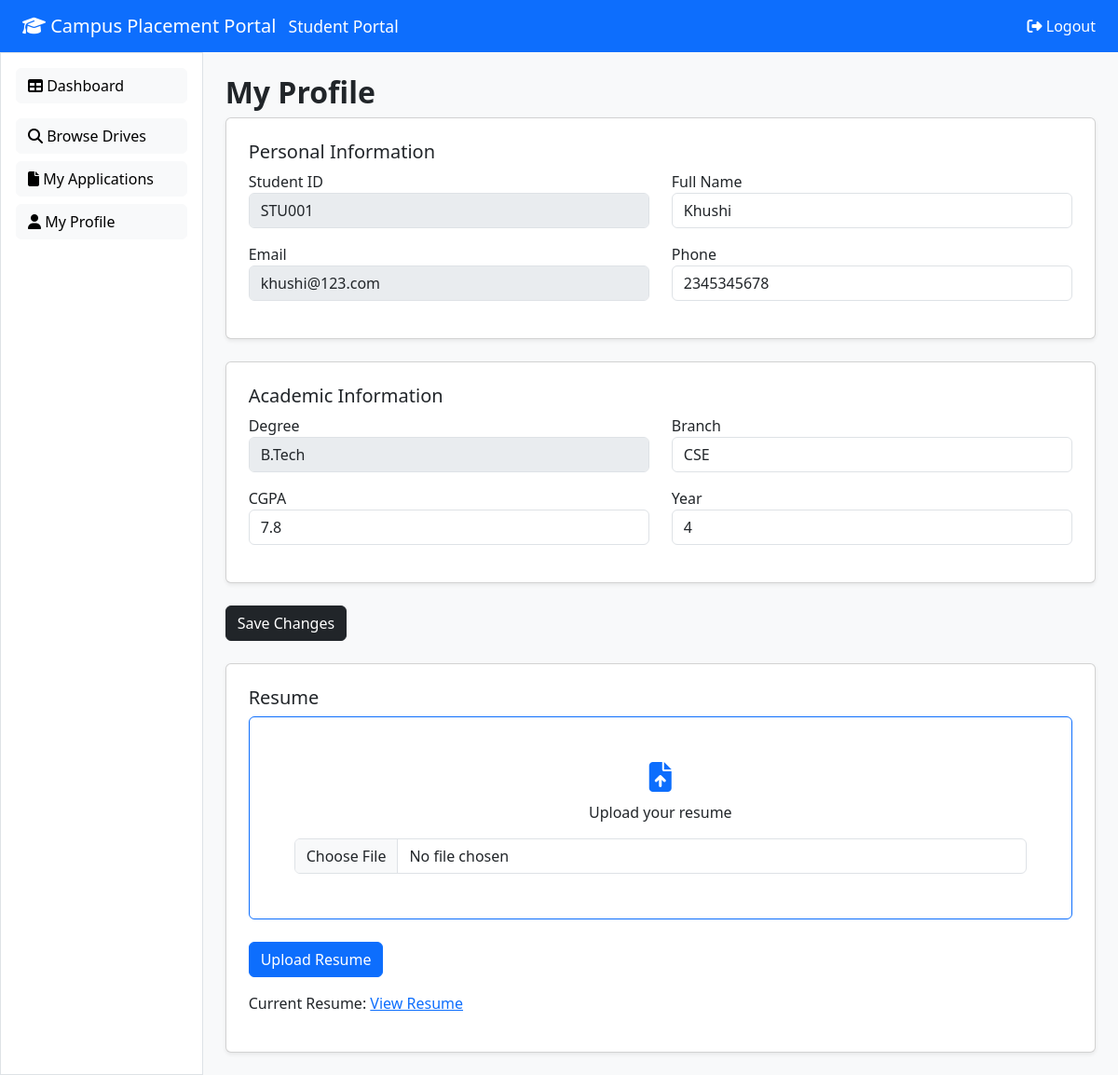
The page /student/profile (signed in) on the database its author committed.
### models.py (models this page shows, shortened)
class User(db.Model, UserMixin):
    id = db.Column(db.Integer, primary_key=True)
    name = db.Column(db.String(100), nullable=False)
    email = db.Column(db.String(100), unique=True, nullable=False)
    password = db.Column(db.String(200), nullable=False)
    role = db.Column(db.String(20), nullable=False)  # admin / student / company
    approved = db.Column(db.Boolean, default=False)
    active = db.Column(db.Boolean, default=True)
    student_id = db.Column(db.String(50))
    phone = db.Column(db.String(20))
    degree = db.Column(db.String(100))
    branch = db.Column(db.String(100))
    cgpa = db.Column(db.String(10))
    year = db.Column(db.String(10))
    resume = db.Column(db.String(200))
    hr_name = db.Column(db.String(100))
    hr_contact = db.Column(db.String(20))
    website = db.Column(db.String(200))
    description = db.Column(db.Text)
    applications = db.relationship(
        'Application',
        backref='student',
        lazy=True,
        cascade="all, delete-orphan"
    )
    drives = db.relationship(
        'PlacementDrive',
        backref='company',
        lazy=True,
        cascade="all, delete-orphan"
    )

### routes.py (the view, shortened to what this page needs)
    @app.route('/student/profile', methods=['GET', 'POST'])
    @login_required
    def student_profile():
        if current_user.role != 'student':
            return redirect(url_for('login'))
        return render_template(
            'student_profile.html',
            student=current_user
        )

### routes.py (called while the page is built)
@login_manager.user_loader
def load_user(user_id):
    return User.query.get(int(user_id))

### templates/student_profile.html
{% extends "student_layout.html" %}
{% block student_content %}
<h2 class="fw-bold">My Profile</h2>
<form method="POST">
<div class="card p-4 shadow-sm mb-4">
<h5>Personal Information</h5>
<div class="row">
<div class="col-md-6 mb-3">
<label>Student ID</label>
<input class="form-control" value="{{ current_user.student_id }}" disabled>
</div>
<div class="col-md-6 mb-3">
<label>Full Name</label>
<input name="name" class="form-control" value="{{ current_user.name }}">
</div>
<div class="col-md-6 mb-3">
<label>Email</label>
<input class="form-control" value="{{ current_user.email }}" disabled>
</div>
<div class="col-md-6 mb-3">
<label>Phone</label>
<input name="phone" class="form-control" value="{{ current_user.phone }}">
</div>
</div>
</div>
<div class="card p-4 shadow-sm mb-4">
<h5>Academic Information</h5>
<div class="row">
<div class="col-md-6 mb-3">
<label>Degree</label>
<input class="form-control" value="{{ current_user.degree }}" disabled>
</div>
<div class="col-md-6 mb-3">
<label>Branch</label>
<input name="branch" class="form-control" value="{{ current_user.branch }}">
</div>
<div class="col-md-6 mb-3">
<label>CGPA</label>
<input name="cgpa" class="form-control" value="{{ current_user.cgpa }}">
</div>
<div class="col-md-6 mb-3">
<label>Year</label>
<input name="year" class="form-control" value="{{ current_user.year }}">
</div>
</div>
</div>
<button class="btn btn-dark mb-4">
Save Changes
</button>
</form>
<div class="card p-4 shadow-sm">
<h5>Resume</h5>
<form method="POST" action="/student/upload_resume" enctype="multipart/form-data">
<div class="border border-primary rounded p-5 text-center">
<i class="fa-solid fa-file-arrow-up fa-2x text-primary"></i>
<p class="mt-2">
Upload your resume
</p>
<input type="file" name="resume" class="form-control mt-3">
</div>
<br>
<button class="btn btn-primary">
Upload Resume
</button>
</form>
{% if current_user.resume %}
<p class="mt-3">
Current Resume:
<a href="{{ url_for('static', filename='resumes/' + current_user.resume) }}" target="_blank">
View Resume
</a>
</p>
{% endif %}
</div>
{% endblock %}

### static/css/style.css (style rules this page uses)
* { margin:0; padding:0; box-sizing:border-box; }
body { font-family:'Poppins',sans-serif; min-height:100vh; background:url("/static/images/bg.png") no-repeat center center fixed; background-size:cover; color:#111827; }
.btn { border-radius:8px; font-weight:500; }
.card { border:none; border-radius:12px; transition:all 0.2s ease; }
input, select, textarea { border-radius:8px; }

### rows shown on the page
User: student_id "STU001", name "Khushi", email "khushi@123.com", phone "2345345678", degree "B.Tech", branch "CSE", cgpa "7.8", year "4"
